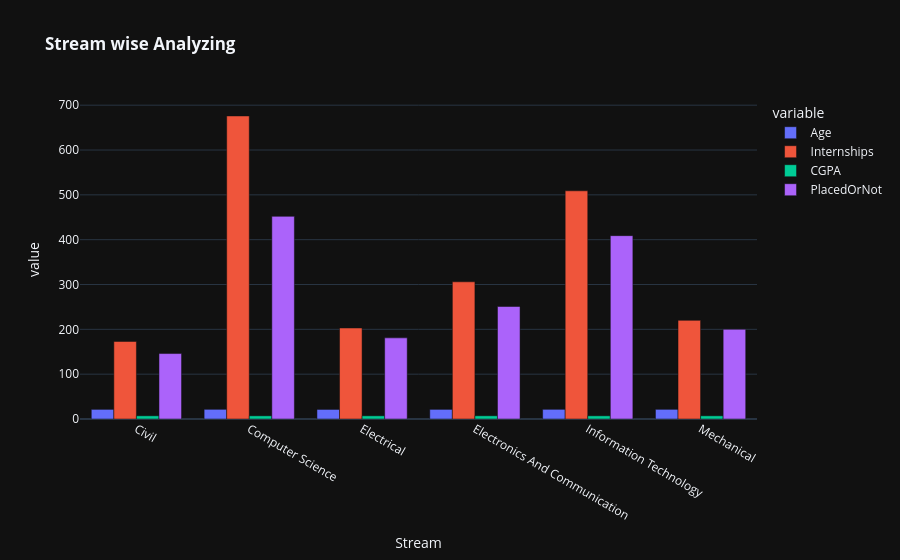

This figure's notebook cell:
### Code cell
px.bar(data_frame=stream_wise, barmode='group',
       title = "<b>Stream wise Analyzing</b>",template="plotly_dark")

### Figure 1 — Plotly figure (JSON) as saved in the notebook; plotly's stock layout.template omitted (floating-point values rounded to 4 significant figures)
{"data": [{"alignmentgroup": "True", "hovertemplate": "variable=Age<br>Stream=%{x}<br>value=%{y}<extra></extra>", "legendgroup": "Age", "marker": {"color": "#636efa", "pattern": {"shape": ""}}, "name": "Age", "offsetgroup": "Age", "orientation": "v", "showlegend": true, "textposition": "auto", "type": "bar", "x": ["Civil", "Computer Science", "Electrical", "Electronics And Communication", "Information Technology", "Mechanical"], "xaxis": "x", "y": [21.44, 21.56, 21.3, 21.41, 21.54, 21.52], "yaxis": "y"}, {"alignmentgroup": "True", "hovertemplate": "variable=Internships<br>Stream=%{x}<br>value=%{y}<extra></extra>", "legendgroup": "Internships", "marker": {"color": "#EF553B", "pattern": {"shape": ""}}, "name": "Internships", "offsetgroup": "Internships", "orientation": "v", "showlegend": true, "textposition": "auto", "type": "bar", "x": ["Civil", "Computer Science", "Electrical", "Electronics And Communication", "Information Technology", "Mechanical"], "xaxis": "x", "y": [173.0, 676.0, 203.0, 306.0, 509.0, 220.0], "yaxis": "y"}, {"alignmentgroup": "True", "hovertemplate": "variable=CGPA<br>Stream=%{x}<br>value=%{y}<extra></extra>", "legendgroup": "CGPA", "marker": {"color": "#00cc96", "pattern": {"shape": ""}}, "name": "CGPA", "offsetgroup": "CGPA", "orientation": "v", "showlegend": true, "textposition": "auto", "type": "bar", "x": ["Civil", "Computer Science", "Electrical", "Electronics And Communication", "Information Technology", "Mechanical"], "xaxis": "x", "y": [7.095, 7.04, 7.081, 7.125, 7.074, 7.064], "yaxis": "y"}, {"alignmentgroup": "True", "hovertemplate": "variable=PlacedOrNot<br>Stream=%{x}<br>value=%{y}<extra></extra>", "legendgroup": "PlacedOrNot", "marker": {"color": "#ab63fa", "pattern": {"shape": ""}}, "name": "PlacedOrNot", "offsetgroup": "PlacedOrNot", "orientation": "v", "showlegend": true, "textposition": "auto", "type": "bar", "x": ["Civil", "Computer Science", "Electrical", "Electronics And Communication", "Information Technology", "Mechanical"], "xaxis": "x", "y": [146.0, 452.0, 181.0, 251.0, 409.0, 200.0], "yaxis": "y"}], "layout": {"barmode": "group", "legend": {"title": {"text": "variable"}, "tracegroupgap": 0}, "title": {"text": "<b>Stream wise Analyzing</b>"}, "xaxis": {"anchor": "y", "domain": [0, 1], "title": {"text": "Stream"}}, "yaxis": {"anchor": "x", "domain": [0, 1], "title": {"text": "value"}}}}
